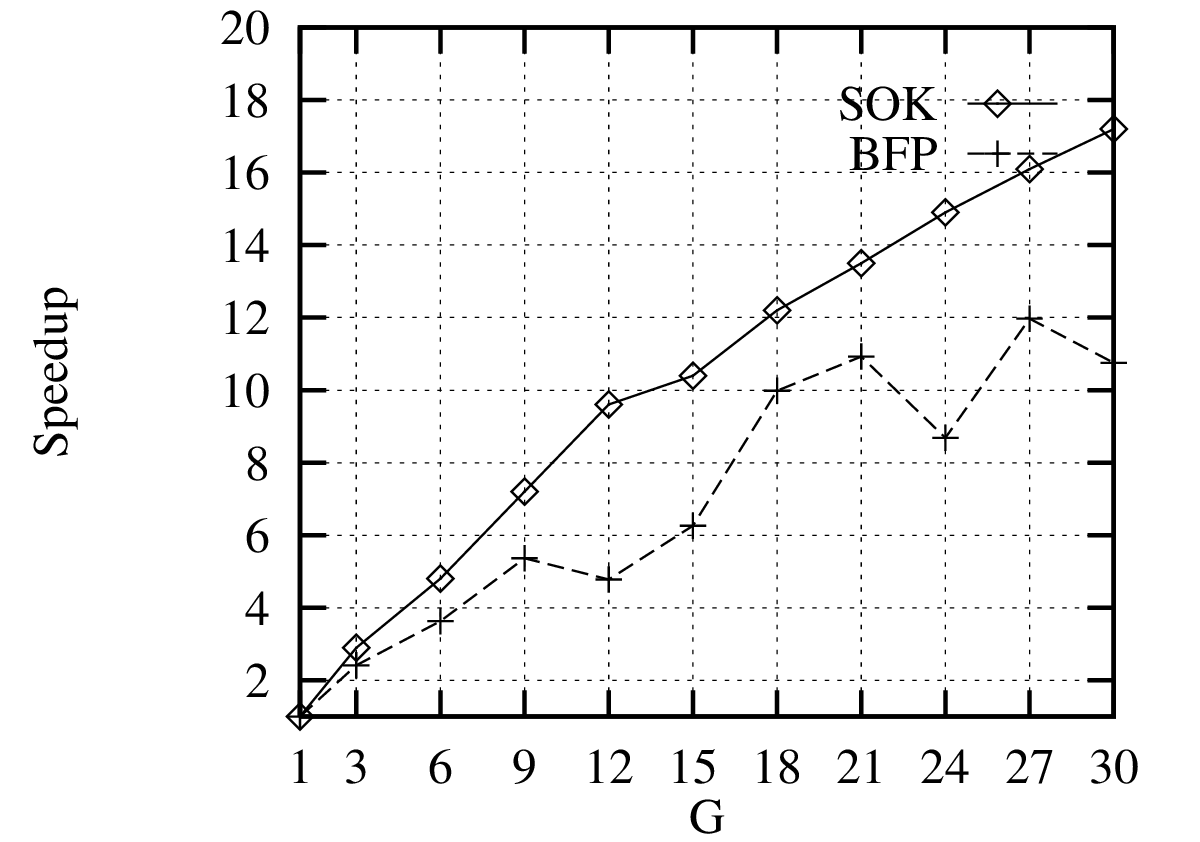

gnuplot code for this plot:

# This is a command file for gnuplot

# set nokey

set grid

set xtics (1,3,6,9,12,15,18,21,24,27,30)

set ylabel "Speedup"

set xlabel "G"

set yrange [1:20]

set size 0.4,0.4

set terminal postscript portrait mono "Times-Roman" 12

set output "pent_sok.ps"

plot "pent_sok.data" using 1:4 title "SOK" with linespoints, \
     "pent_sok.data" using 1:3 title "BFP" with linespoints

